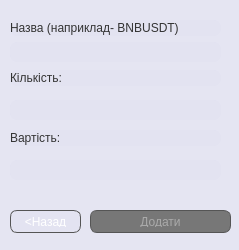
<?xml version="1.0" encoding="UTF-8"?>
<ui version="4.0">
 <class>new_entry_db</class>
 <widget class="QWidget" name="new_entry_db">
  <property name="geometry">
   <rect>
    <x>0</x>
    <y>0</y>
    <width>239</width>
    <height>250</height>
   </rect>
  </property>
  <property name="minimumSize">
   <size>
    <width>239</width>
    <height>250</height>
   </size>
  </property>
  <property name="maximumSize">
   <size>
    <width>239</width>
    <height>250</height>
   </size>
  </property>
  <property name="windowTitle">
   <string>Додати криптовалюту</string>
  </property>
  <property name="windowIcon">
   <iconset>
    <normaloff>new_data_ico.png</normaloff>new_data_ico.png</iconset>
  </property>
  <property name="styleSheet">
   <string notr="true">QLabel {
    background-color: rgba(225, 225, 240, 10); /* Цвет фона с прозрачностью */
    color: #333;
    font: 75 10pt &quot;Courier&quot;;
    border-radius: 7px; /* Скругление углов */
}
/* Загальний стиль вікна */
QWidget {
    background-color: rgba(225, 225, 240, 150); /* Космічно-синій фон */
}
QLineEdit{
    background-color: rgba(225, 225, 240, 150);
    color: #333;
    font: 75 10pt &quot;Courier&quot;;
	 border-radius: 7px; /* Скругление углов */
}
/* Стили для QTextEdit */
QTextEdit {
    background-color: rgba(225, 225, 240, 150); /* Цвет фона с прозрачностью */
    color: #333;
    font: 75 10pt &quot;Courier&quot;;
    margin: 10px; 
    border: 2px solid #aaa; /* Граница QTextEdit */
    border-radius: 7px; /* Скругление углов */
    padding: 10px; /* Внутренний отступ */
}

QTextEdit::selection {
    background-color: #B4D5FF; /* Цвет выделенного текста */
    color: black;
}

QTextBlock {
    margin-bottom: 10px; /* Отступ между блоками текста */
}

/* Стили для QTableWidget */
QTableWidget {
    background-color: rgba(225, 225, 240, 150); /* Цвет фона с прозрачностью */
    border: 2px solid #aaa;
    border-radius: 7px;
    gridline-color: #ccc; /* Цвет сетки */
}

QTableWidget::item {
    padding: 8px; /* Внутренний отступ в ячейках */
}

QTableWidget::item:selected {
    background-color: #B4D5FF; /* Цвет выделенной ячейки */
    color: black;
}

QHeaderView::section {
    background-color: #ddd; /* Цвет заголовка */
    border: 1px solid #aaa;
    padding: 6px; /* Внутренний отступ в заголовках */
}

QTableCornerButton::section {
    background-color: #ddd; /* Цвет угловой кнопки */
    border: 1px solid #aaa;
}

/* Стили для QPushButton */
QPushButton {
    background-color: qlineargradient(x1:0, y1:0, x2:0, y2:1,
                                      stop:0 #444444, stop:1 #222222); /* Градиент от серого к черному */
    color: white;
    border: 1px solid #555555;
    border-radius: 7px;
    padding: 5px 10px;
	font: 75 10pt &quot;Courier&quot;;
}

QPushButton:hover {
    background-color: qlineargradient(x1:0, y1:0, x2:0, y2:1,
                                      stop:0 #666666, stop:1 #444444); /* Градиент при наведении */
}

QPushButton:pressed {
    background-color: qlineargradient(x1:0, y1:0, x2:0, y2:1,
                                      stop:0 #222222, stop:1 #111111); /* Градиент при нажатии */
}

QPushButton:disabled {
    background-color: #777777; /* Серый цвет для отключенной кнопки */
    color: #aaaaaa;
}
</string>
  </property>
  <widget class="QLineEdit" name="nameEdit">
   <property name="geometry">
    <rect>
     <x>10</x>
     <y>42</y>
     <width>211</width>
     <height>20</height>
    </rect>
   </property>
   <property name="text">
    <string/>
   </property>
  </widget>
  <widget class="QLabel" name="nameLabel">
   <property name="geometry">
    <rect>
     <x>10</x>
     <y>20</y>
     <width>211</width>
     <height>16</height>
    </rect>
   </property>
   <property name="text">
    <string>Назва (наприклад- BNBUSDT)</string>
   </property>
  </widget>
  <widget class="QPushButton" name="addB">
   <property name="enabled">
    <bool>false</bool>
   </property>
   <property name="geometry">
    <rect>
     <x>90</x>
     <y>210</y>
     <width>141</width>
     <height>23</height>
    </rect>
   </property>
   <property name="text">
    <string>Додати</string>
   </property>
  </widget>
  <widget class="QPushButton" name="backB">
   <property name="geometry">
    <rect>
     <x>10</x>
     <y>210</y>
     <width>71</width>
     <height>23</height>
    </rect>
   </property>
   <property name="text">
    <string>&lt;Назад</string>
   </property>
  </widget>
  <widget class="QLineEdit" name="countEdit">
   <property name="geometry">
    <rect>
     <x>10</x>
     <y>100</y>
     <width>211</width>
     <height>20</height>
    </rect>
   </property>
  </widget>
  <widget class="QLabel" name="countLabel">
   <property name="geometry">
    <rect>
     <x>10</x>
     <y>70</y>
     <width>211</width>
     <height>16</height>
    </rect>
   </property>
   <property name="text">
    <string>Кількість:</string>
   </property>
  </widget>
  <widget class="QLabel" name="PriceLabel">
   <property name="geometry">
    <rect>
     <x>10</x>
     <y>130</y>
     <width>211</width>
     <height>16</height>
    </rect>
   </property>
   <property name="text">
    <string>Вартість:</string>
   </property>
  </widget>
  <widget class="QLineEdit" name="PriceEdit">
   <property name="geometry">
    <rect>
     <x>10</x>
     <y>160</y>
     <width>211</width>
     <height>20</height>
    </rect>
   </property>
  </widget>
 </widget>
 <resources/>
 <connections/>
</ui>
